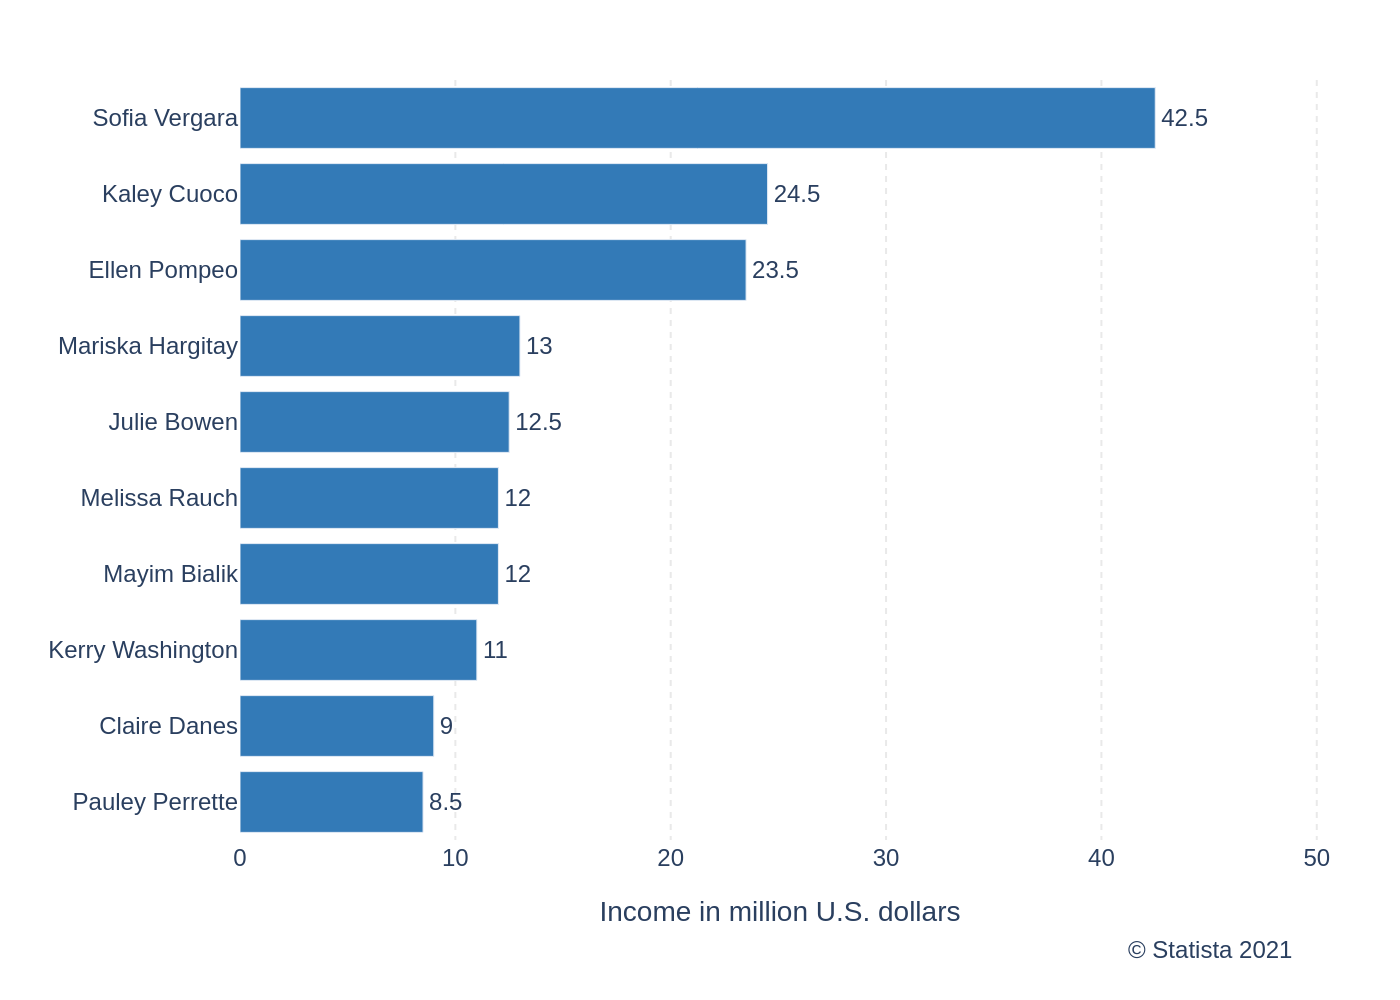

Write Python code to recreate this figure.
import sys
import json
import plotly.graph_objects as go
from pathlib import Path

# Check for command-line argument
if len(sys.argv) != 2:
    print("Usage: python generate_chart.py <path_to_json>")
    sys.exit(1)

# Get the JSON file path from the command-line argument
json_path = Path(sys.argv[1])
if not json_path.is_file():
    print(f"Error: JSON file not found at {json_path}")
    sys.exit(1)

# Load data from the specified JSON file
with open(json_path, 'r', encoding='utf-8') as f:
    config = json.load(f)

# Extract data, texts, and colors from the JSON structure
chart_data = config['chart_data']
texts = config['texts']
colors = config['colors']

# Prepare data for Plotly
categories = [item['category'] for item in chart_data]
values = [item['value'] for item in chart_data]

# Create the figure
fig = go.Figure()

# Add the horizontal bar trace
fig.add_trace(go.Bar(
    y=categories,
    x=values,
    orientation='h',
    marker=dict(color=colors[0]),
    text=values,
    textposition='outside',
    texttemplate='%{x}',
    cliponaxis=False
))

# Update layout for a professional appearance
fig.update_layout(
    title_text=texts.get('title'),
    font=dict(family="Arial", size=12),
    plot_bgcolor='white',
    paper_bgcolor='white',
    xaxis=dict(
        title=texts.get('x_axis_title'),
        showgrid=True,
        gridcolor='#e9e9e9',
        gridwidth=1,
        griddash='dot',
        zeroline=False,
        range=[0, max(values) * 1.18] # Ensure space for labels
    ),
    yaxis=dict(
        title=texts.get('y_axis_title'),
        autorange='reversed',  # Display categories from top to bottom
        showgrid=False
    ),
    margin=dict(l=120, r=40, t=40, b=80),
    showlegend=False,
    annotations=[
        dict(
            text=texts.get('source'),
            align='right',
            showarrow=False,
            xref='paper',
            yref='paper',
            x=0.98,
            y=-0.12,
            xanchor='right',
            yanchor='top'
        )
    ]
)

# Determine the output filename from the input JSON path
output_filename = json_path.stem + '.png'

# Save the figure as a PNG image
fig.write_image(output_filename, scale=2)

print(f"Chart successfully generated and saved to {output_filename}")
